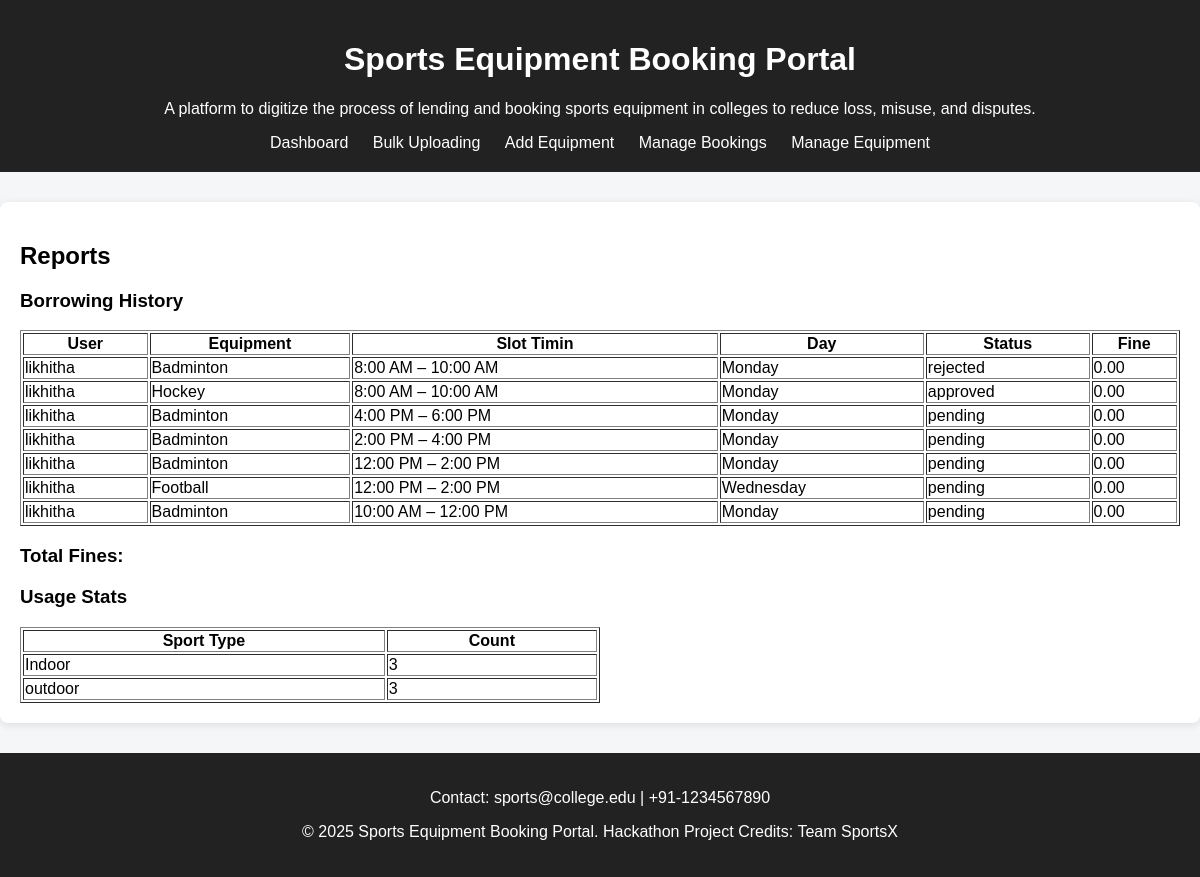
Page /admin/reports.php on the committed database.
### tables this page shows
CREATE TABLE `bookings` (
  `id` int(11) NOT NULL,
  `user_id` int(11) NOT NULL,
  `equipment_id` int(11) NOT NULL,
  `booking_date` text NOT NULL,
  `return_date` text DEFAULT NULL,
  `status` enum('pending','approved','rejected','borrowed','returned','late') NOT NULL DEFAULT 'pending',
  `fine_amount` decimal(10,2) DEFAULT 0.00
);

CREATE TABLE `users` (
  `id` int(11) NOT NULL,
  `name` varchar(100) NOT NULL,
  `email` varchar(100) NOT NULL,
  `password` varchar(255) NOT NULL,
  `role` enum('student','admin') NOT NULL,
  `register_number` varchar(50) NOT NULL
);

CREATE TABLE `equipment` (
  `id` int(11) NOT NULL,
  `name` varchar(100) NOT NULL,
  `sport_type` varchar(50) NOT NULL,
  `availability_status` enum('available','reserved','borrowed') NOT NULL DEFAULT 'available',
  `image_url` varchar(255) DEFAULT NULL
);

### admin/reports.php (the view, shortened to what this page needs)
<?php
require_once '../includes/db.php';
$history = $conn->query("SELECT b.*, u.name AS user_name, e.name AS equipment_name FROM bookings b JOIN users u ON b.user_id = u.id JOIN equipment e ON b.equipment_id = e.id ORDER BY b.booking_date DESC");
$fines = $conn->query("SELECT SUM(fine_amount) AS total_fines FROM bookings WHERE fine_amount > 0")->fetch_assoc();
$usage = $conn->query("SELECT sport_type, COUNT(*) AS count FROM equipment GROUP BY sport_type");
?>
<!DOCTYPE html>
<html>
<head>
  <link rel="stylesheet" href="../assets/css/style.css">
</head>
<body>
<header>
  <h1>Sports Equipment Booking Portal</h1>
  <p>A platform to digitize the process of lending and booking sports equipment in colleges to reduce loss, misuse, and disputes.</p>
  <nav>
    <a href="http://localhost/project/admin/dashboard.php">Dashboard</a>
    <a href="http://localhost/project/admin/bulk_upload.php">Bulk Uploading</a>
    <a href="http://localhost/project/admin/add.php">Add Equipment</a>
    <a href="http://localhost/project/admin/manage_bookings.php">Manage Bookings</a>
    <a href="http://localhost/project/admin/manage_equipment.php">Manage Equipment</a>
  </nav>
</header>
<div class="container">
  <h2>Reports</h2>
  <h3>Borrowing History</h3>
  <table border="1" width="100%">
    <tr><th>User</th><th>Equipment</th><th>Slot Timin</th><th>Day</th><th>Status</th><th>Fine</th></tr>
    <?php while ($row = $history->fetch_assoc()): ?>
    <tr>
      <td><?= $row['user_name'] ?></td>
      <td><?= $row['equipment_name'] ?></td>
      <td><?= $row['booking_date'] ?></td>
      <td><?= $row['return_date'] ?></td>
      <td><?= $row['status'] ?></td>
      <td><?= $row['fine_amount'] ?></td>
    </tr>
    <?php endwhile; ?>
  </table>
  <h3>Total Fines: <?= $fines['total_fines'] ?></h3>
  <h3>Usage Stats</h3>
  <table border="1" width="50%">
    <tr><th>Sport Type</th><th>Count</th></tr>
    <?php while ($row = $usage->fetch_assoc()): ?>
    <tr>
      <td><?= $row['sport_type'] ?></td>
      <td><?= $row['count'] ?></td>
    </tr>
    <?php endwhile; ?>
  </table>
</div>
<?php include '../includes/footer.php'; ?>
</body>
</html>

### assets/css/style.css (style rules this page uses)
body { font-family: Arial, sans-serif; margin: 0; padding: 0; background: #f4f6f8; }
header, footer { background: #222; color: #fff; padding: 20px; text-align: center; }
nav a { color: #fff; margin: 0 10px; text-decoration: none; }
.container { max-width: 1200px; margin: 30px auto; padding: 20px; background: #fff; border-radius: 8px; box-shadow: 0 2px 8px rgba(0,0,0,0.1); }

### rows in the picture
bookings: user.name "likhitha", equipment.name "Badminton", booking_date "8:00 AM – 10:00 AM", return_date "Monday", status "rejected", fine_amount "0.00"
bookings: user.name "likhitha", equipment.name "Hockey", booking_date "8:00 AM – 10:00 AM", return_date "Monday", status "approved", fine_amount "0.00"
bookings: user.name "likhitha", equipment.name "Badminton", booking_date "4:00 PM – 6:00 PM", return_date "Monday", status "pending", fine_amount "0.00"
bookings: user.name "likhitha", equipment.name "Badminton", booking_date "2:00 PM – 4:00 PM", return_date "Monday", status "pending", fine_amount "0.00"
bookings: user.name "likhitha", equipment.name "Badminton", booking_date "12:00 PM – 2:00 PM", return_date "Monday", status "pending", fine_amount "0.00"
bookings: user.name "likhitha", equipment.name "Football", booking_date "12:00 PM – 2:00 PM", return_date "Wednesday", status "pending", fine_amount "0.00"
bookings: user.name "likhitha", equipment.name "Badminton", booking_date "10:00 AM – 12:00 PM", return_date "Monday", status "pending", fine_amount "0.00"

### other values in the picture
$row['sport_type'] "Indoor"
$row['count'] "3"
$row['sport_type'] "outdoor"
